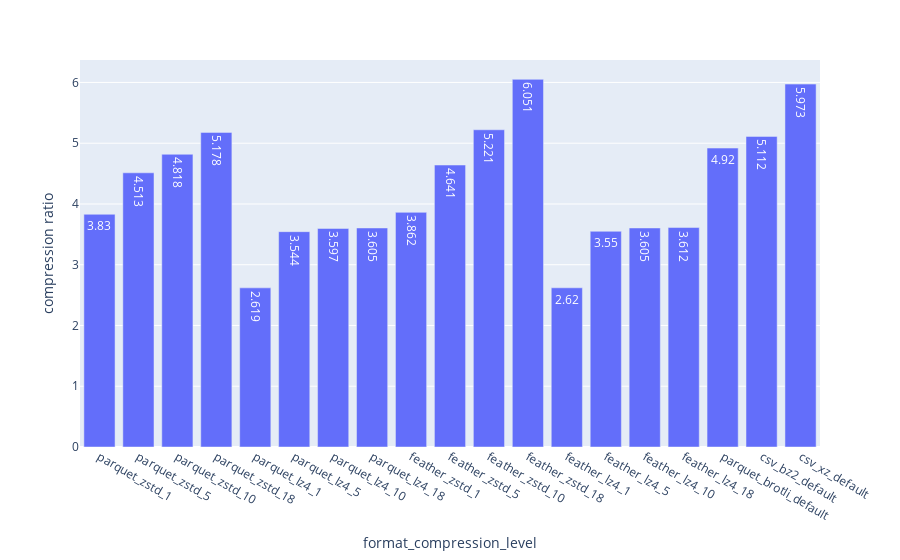

This figure's notebook cell:
### Code cell
fig = px.bar(df_interesting_levels, x="method_compression_with_level", y="comp_ratio", text_auto=True,
             labels={"comp_ratio": "compression ratio",
                     "method_compression_with_level": "format_compression_level"},)
fig.show()
fig.write_image("./plots/pandas_ff_bar_comp_ratio_feather.svg")

### Figure 1 — Plotly figure (JSON) as saved in the notebook; plotly's stock layout.template omitted (floating-point values rounded to 4 significant figures)
{"data": [{"alignmentgroup": "True", "hovertemplate": "format_compression_level=%{x}<br>compression ratio=%{y}<extra></extra>", "legendgroup": "", "marker": {"color": "#636efa", "pattern": {"shape": ""}}, "name": "", "offsetgroup": "", "orientation": "v", "showlegend": false, "textposition": "auto", "texttemplate": "%{y}", "type": "bar", "x": ["parquet_zstd_1", "parquet_zstd_5", "parquet_zstd_10", "parquet_zstd_18", "parquet_lz4_1", "parquet_lz4_5", "parquet_lz4_10", "parquet_lz4_18", "feather_zstd_1", "feather_zstd_5", "feather_zstd_10", "feather_zstd_18", "feather_lz4_1", "feather_lz4_5", "feather_lz4_10", "feather_lz4_18", "parquet_brotli_default", "csv_bz2_default", "csv_xz_default"], "xaxis": "x", "y": [3.83, 4.513, 4.818, 5.178, 2.619, 3.544, 3.597, 3.605, 3.862, 4.641, 5.221, 6.051, 2.62, 3.55, 3.605, 3.612, 4.92, 5.112, 5.973], "yaxis": "y"}], "layout": {"barmode": "relative", "legend": {"tracegroupgap": 0}, "margin": {"t": 60}, "xaxis": {"anchor": "y", "domain": [0, 1], "title": {"text": "format_compression_level"}}, "yaxis": {"anchor": "x", "domain": [0, 1], "title": {"text": "compression ratio"}}}}
